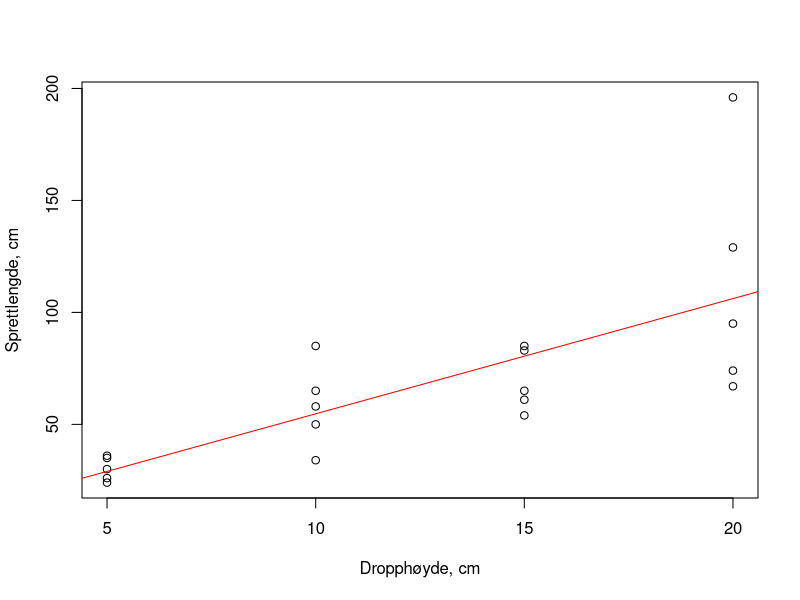

This figure's R source:
## ---- chunk 1
lengder = read.csv("terning.csv", sep=",")
lengder
data <- data.frame(lengder$lengde,lengder$hoyde)
minY = data$lengder.lengde
minX = data$lengder.hoyde
#Plotte alle punktenne
plot(minX, minY, ylab = "Sprettlengde, cm", xlab = "Dropphøyde, cm")
model <- lm(minY ~ minX)
#Plotte regresjonslinjen 
abline(model, col="red")
min_summary = summary(model)
min_summary # Printer ut alpha og beta


